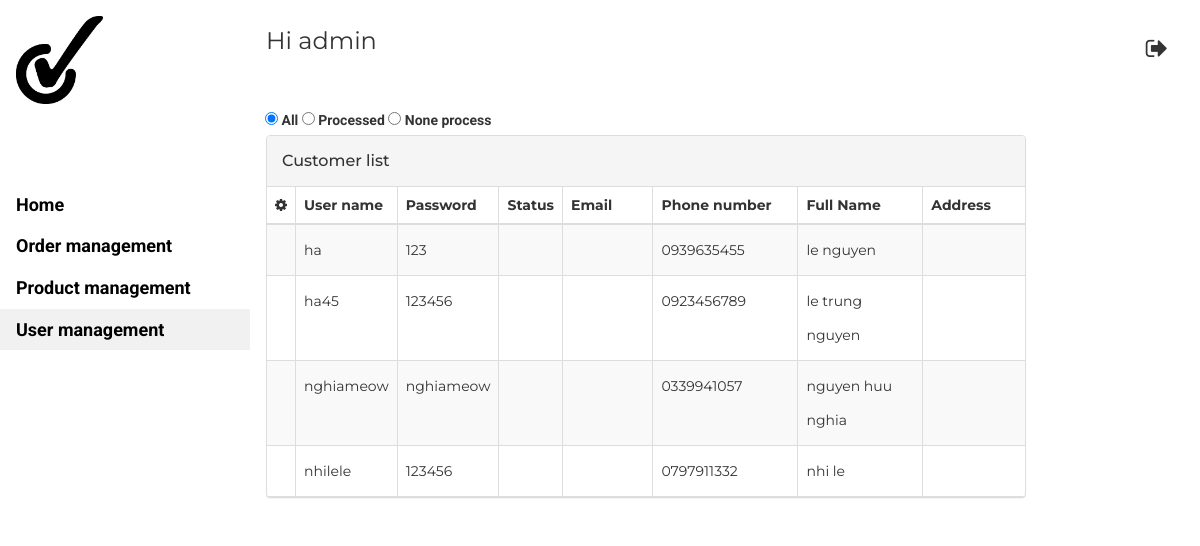
Page /admin/user.php (signed in) on the committed database.
### tables this page shows
CREATE TABLE `khachhang` (
  `userKH` varchar(30) NOT NULL,
  `passKH` varchar(30) NOT NULL,
  `sdt` varchar(15) NOT NULL,
  `hoTen` varchar(100) NOT NULL
);

### process/login.php (called while the page is built, shortened)
<?php
function isLoginedAdmin(){
    return isset($_SESSION['admin']);
}

### admin/user.php (the view, shortened to what this page needs)
<!DOCTYPE html>
<?php require_once('../process/login.php'); ?>
<html>
<link rel="stylesheet" href="../SOURCE.css">
<link rel="stylesheet" href="https://cdnjs.cloudflare.com/ajax/libs/font-awesome/4.7.0/css/font-awesome.min.css">
<link rel="stylesheet" href="https://maxcdn.bootstrapcdn.com/bootstrap/3.3.6/css/bootstrap.min.css">
<link href="https://cdnjs.cloudflare.com/ajax/libs/font-awesome/4.4.0/css/font-awesome.min.css" rel="stylesheet" type="text/css">
<?php
if (isLoginedAdmin()) {
?>
    <body class="w3-content" action="user.php" style="max-width:1200px">
        <nav class="w3-sidebar w3-bar-block w3-white w3-collapse w3-top" style="z-index:3;width:250px" id="mySidebar">
            <div class="w3-container w3-display-container w3-padding-16">
                <a href="#"><img src="../Images/ANHNEN/logocheck.jpg" alt="LOGO" width="40%"></a>
            </div>
            <div class="w3-padding-64 w3-large w3-text-gray" style="font-weight:bold">
                <a href="index.php" class="w3-bar-item w3-button w3-white">Home</a>
                <a href="admin.php" class="w3-bar-item w3-button w3-white">Order management</a>
                <a href="Productmanagement.php" class="w3-bar-item w3-button w3-white">Product management</a>
                <a href="#" class="w3-button w3-block w3-light-grey w3-left-align">User management</a>
            </div>
        </nav>
        <div class="w3-main" style="margin-left:250px">
            <header class="w3-container w3-xlarge w3-padding-24">
                <p class="w3-left">Hi admin</p>
                <p class="w3-right">
                    <a href="logoutadmin.php" class="w3-bar-item w3-button  w3-right">
                        <i class="fa fa-sign-out  "></i>
                    </a>
                </p>
            </header>
            <form action="/action_page.php" style="padding-left: 15px;" onchange="reloadadmin()">
                <input type="radio" id="all" name="gender" value="1" <?php if (isset($_REQUEST['select'])) {
                                                                            echo ($_REQUEST['select'] == 1) ? 'checked="checked"' : '';
                                                                        }
                                                                        echo 'checked="checked"'  ?>>
                <label for="All">All</label>
                <input type="radio" id="pro" name="gender" value="2" <?php if (isset($_REQUEST['select'])) {
                                                                            echo ($_REQUEST['select'] == 2) ? 'checked="checked"' : '';
                                                                        } ?>>
                <label for="Processed">Processed</label>
                <input type="radio" id="nonepro" name="gender" value="3" <?php if (isset($_REQUEST['select'])) {
                                                                                echo ($_REQUEST['select'] == 3) ? 'checked="checked"' : '';
                                                                            } ?>>
                <label for="nonepro">None process</label>
            </form>
            <div class="w3-container  ">
                <div class="row">
                    <div class="col-md-10 ">
                        <div class="panel panel-default panel-table">
                            <div class="panel-heading">
                                <div class="row">
                                    <div class="col col-xs-6">
                                        <h3 class="panel-title">Customer list</h3>
                                    </div>
                                </div>
                            </div>
                            <div class="panel-body">
                                <?php
                                $conn = createDbConnection();
                                if (isset($_REQUEST['select'])) {
                                    if ($_REQUEST['select'] == 1)
                                        $sql = "SELECT * FROM donhang";
                                    else if ($_REQUEST['select'] == 2)
                                        $sql = "SELECT * FROM donhang WHERE tinhtrang='Da xu ly'";
                                    else
                                        $sql = "SELECT * FROM donhang WHERE tinhtrang='Chua xu ly'";
                                } else {
                                    $sql = "SELECT * FROM khachhang";
                                }
                                if ($result = mysqli_query($conn, $sql)) {
                                    if (mysqli_num_rows($result) > 0) {
                                ?>
                                        <table class="table table-striped table-bordered table-list">
                                            <thead>
                                                <tr>
                                                    <th><em class="fa fa-cog"></em>
                                                    </th>
                                                    <th>User name</th>
                                                    <th width=80px>Password</th>
                                                    <th width=100px>Status</th>
                                                    <th width=20%>Email</th>
                                                    <th width=30%>Phone number</th>
                                                    <th width=30%>Full Name</th>
                                                    <th width=30%>Address</th>
                                                </tr>
                                            </thead>
                                            <tbody>
                                                <?php
                                                while ($row = mysqli_fetch_array($result)) {
                                                ?>
                                                    <tr>
                                                        <td align="center">
                                                        </td>
                                                        <td><?php echo $row['userKH'] ?></td>
                                                        <td><?php echo $row['passKH'] ?></td>
                                                        <td><?php
                                                            ?></td>
                                                        <td><?php
                                                            ?></td>
                                                        <td><?php echo $row['sdt'] ?></td>
                                                        <td><?php echo $row['hoTen'] ?></td>
                                                        <td></td>
                                                    </tr>
                            </div>
                        </div>
            <?php
                                                }
                                            }
                                        }
            ?>
    </body>
<?php
} else {
    echo '<script>window.location.replace("/WEB2/admin")</script>';
}
?>
</html>

### SOURCE.css (style rules this page uses)
html { box-sizing:border-box }
*,*:before,*:after { box-sizing:inherit }
html { -ms-text-size-adjust:100%;-webkit-text-size-adjust:100% }
body { margin:0 }
article,aside,details,figcaption,figure,footer,header,main,menu,nav,section { display:block }
a { background-color:transparent }
img { border-style:none }
button,input,select,textarea,optgroup { font:inherit;margin:0 }
button,input { overflow:visible }
[type=checkbox],[type=radio] { padding:0 }
html,body { font-family:Verdana,sans-serif;font-size:15px;line-height:1.5 }
html { overflow-x:hidden }
h3 { font-size:24px }
h1,h2,h3,h4,h5,h6 { font-family:"Segoe UI",Arial,sans-serif;font-weight:400;margin:10px 0 }
img { vertical-align:middle }
a { color:inherit }
.w3-btn,.w3-button { border:none;display:inline-block;padding:8px 16px;vertical-align:middle;overflow:hidden;text-decoration:none;color:inherit;background-color:inherit;text-align:center;cursor:pointer;white-space:nowrap }
.w3-btn,.w3-button { -webkit-touch-callout:none;-webkit-user-select:none;-khtml-user-select:none;-moz-user-select:none;-ms-user-select:none;user-select:none }
.w3-tooltip,.w3-display-container { position:relative }
.w3-sidebar { height:100%;width:200px;background-color:#fff;position:fixed!important;z-index:1;overflow:auto }
.w3-main,#main { transition:margin-left .4s }
.w3-bar-block .w3-bar-item { width:100%;display:block;padding:8px 16px;text-align:left;border:none;white-space:normal;float:none;outline:0 }
.w3-block { display:block;width:100% }
.w3-container:after,.w3-container:before,.w3-panel:after,.w3-panel:before,.w3-row:after,.w3-row:before,.w3-row-padding:after,.w3-row-padding:before, .w3-cell-row:before,.w3-cell-row:after,.w3-clear:after,.w3-clear:before,.w3-bar:before,.w3-bar:after { content:"";display:table;clear:both }
.w3-content,.w3-auto { margin-left:auto;margin-right:auto }
.w3-content { max-width:980px }
@media (min-width:993px) { .w3-sidebar.w3-collapse { display:block!important } }
.w3-top,.w3-bottom { position:fixed;width:100%;z-index:1 }
.w3-top { top:0 }
.w3-container,.w3-panel { padding:0.01em 16px }
.w3-large { font-size:18px!important }
.w3-xlarge { font-size:24px!important }
.w3-left-align { text-align:left!important }
.w3-padding-16 { padding-top:16px!important;padding-bottom:16px!important }
.w3-padding-24 { padding-top:24px!important;padding-bottom:24px!important }
.w3-padding-64 { padding-top:64px!important;padding-bottom:64px!important }
.w3-left { float:left!important }
.w3-right { float:right!important }
.w3-white,.w3-hover-white:hover { color:#000!important;background-color:#fff!important }
.w3-light-grey,.w3-hover-light-grey:hover,.w3-light-gray,.w3-hover-light-gray:hover { color:#000!important;background-color:#f1f1f1!important }
.w3-text-grey,.w3-hover-text-grey:hover,.w3-text-gray,.w3-hover-text-gray:hover { color:#757575!important }

### admin/user.php (style rules this page uses)
.w3-sidebar a, form { font-family: "Roboto", sans-serif }
body, h1, h2, h3, h4, h5, h6, .w3-wide { font-family: "Montserrat", sans-serif; }
.panel-table .panel-body { padding: 0; }
.panel-table .panel-body .table-bordered { border-style: none; margin: 0; }
.panel-table .panel-body .table-bordered>thead>tr>th:first-of-type { text-align: center; width: 100px; }
.panel-table .panel-body .table-bordered>thead>tr>th:last-of-type, .panel-table .panel-body .table-bordered>tbody>tr>td:last-of-type { border-right: 0px; }
.panel-table .panel-body .table-bordered>thead>tr>th:first-of-type, .panel-table .panel-body .table-bordered>tbody>tr>td:first-of-type { border-left: 0px; }
.panel-table .panel-body .table-bordered>tbody>tr:first-of-type>td { border-bottom: 0px; }
.panel-table .panel-body .table-bordered>thead>tr:first-of-type>th { border-top: 0px; }
.panel-table .panel-heading .col h3 { line-height: 30px; height: 30px; }
.panel-table .panel-body .table-bordered>tbody>tr>td { line-height: 34px; }

### rows in the picture
khachhang: userKH "ha", passKH "123", sdt "0939635455", hoTen "le nguyen"
khachhang: userKH "ha45", passKH "123456", sdt "0923456789", hoTen "le trung nguyen"
khachhang: userKH "nghiameow", passKH "nghiameow", sdt "0339941057", hoTen "nguyen huu nghia"
khachhang: userKH "nhilele", passKH "123456", sdt "0797911332", hoTen "nhi le"
